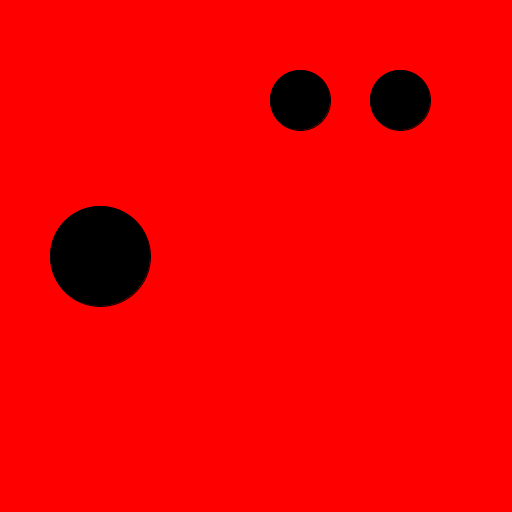
Frame 1 (no input)
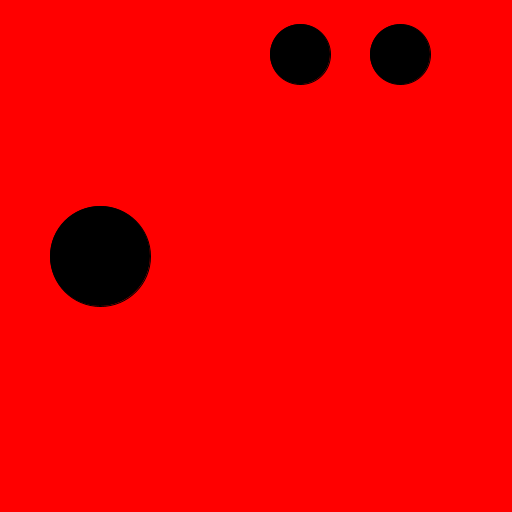
Frame 60 (the mouse pressed at the canvas centre just before this capture)
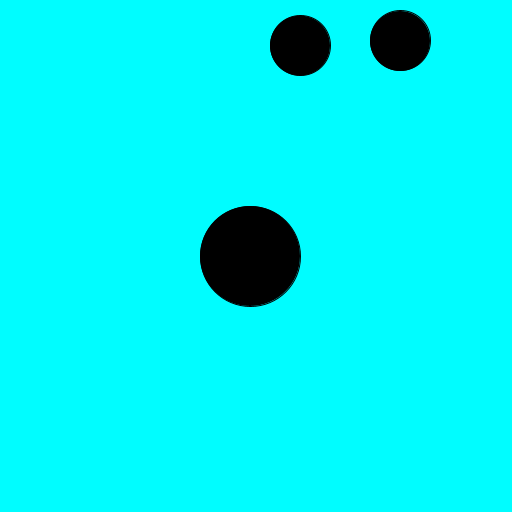
Frame 120 (the mouse held since frame 60 and released just before this capture)

The Processing sketch that drew these frames (run headless with seeded random() and noise(); from frame 60 on, the mouse is pressed at the canvas centre):

// Processing sketch: mapAndLerp
// ── mapAndLerp.pde
// samplerate - 4KHz - 44.1Khz
// resolution - Size of a sample. Ususally 8 bits or 16 bits
// Channels - left and right
// frameSize - 512, 1024
// lerp - Return a value between 2 numbers based on t
// map - maps a number from 1 range to another

void setup()
{
  size(512, 512);
  colorMode(HSB);
}

float y = 100;
float lerpedY = 100;

void draw()
{
  float c = map(mouseX, 0, width-1, 0, 255);
  background(c, 255, 255);
  //println(mouseX + "\t" + c);
  
  float t = map(mouseX, 0, width, 0, 1);
  
  println(mouseX + "\t" + t);
  
  float x = lerp(100, 400, t);
  
  // a + (b-a) t
  
  fill(0);
  ellipse(x, height / 2, 100, 100);
  
  
  ellipse(300, y, 60, 60);
  y += random(-5, 5);
  
  ellipse(400, lerpedY, 60, 60);
  lerpedY = lerp(lerpedY, y, 0.1f);
  
}
